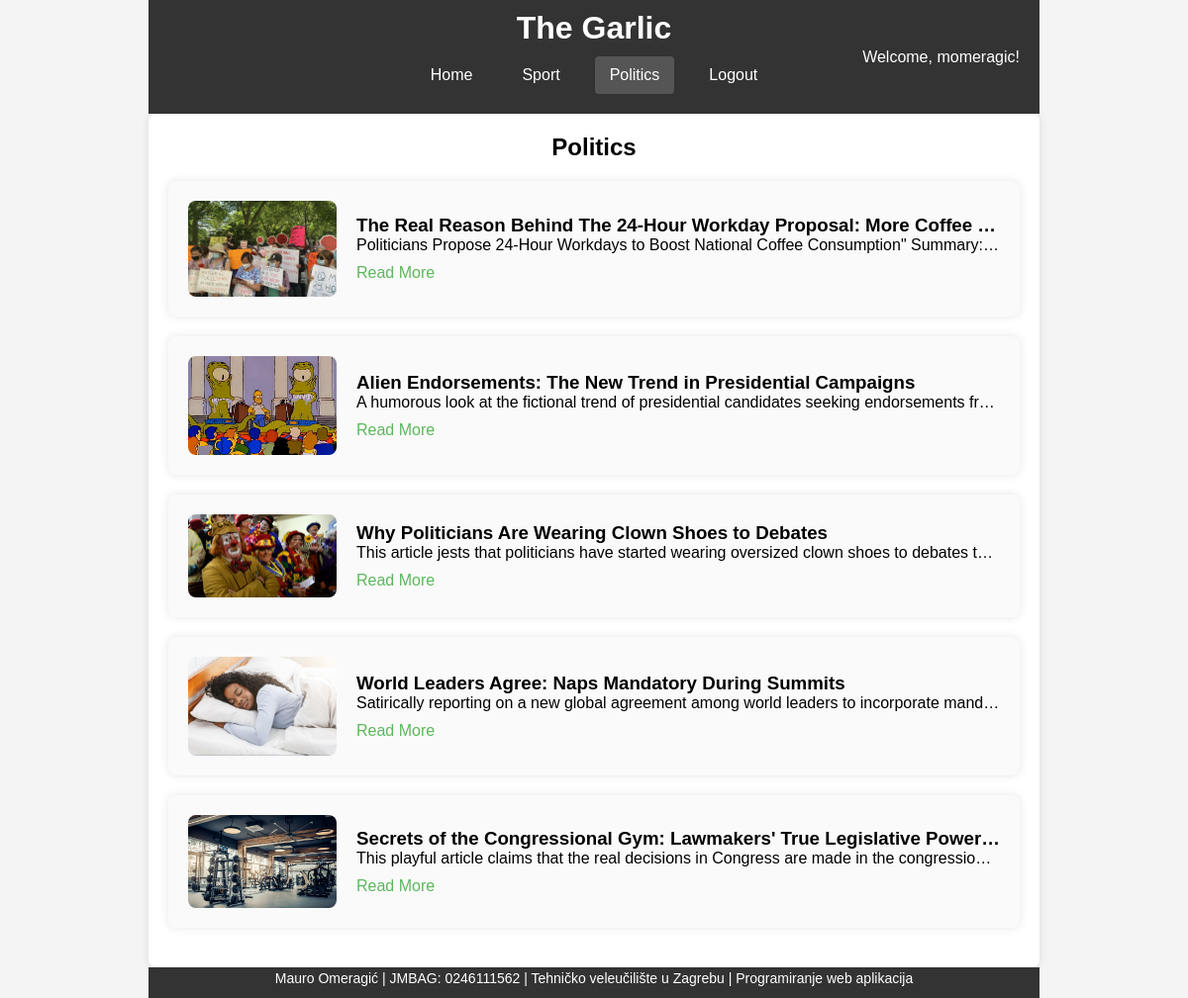
The app's page /politics.php (signed in) with its own data.
### tables this page shows
CREATE TABLE `news` (
  `id` int(11) NOT NULL,
  `title` varchar(255) NOT NULL,
  `summary` varchar(255) NOT NULL,
  `image` varchar(255) NOT NULL,
  `category` varchar(50) NOT NULL,
  `content` text NOT NULL
);

### php/fetch_news.php (called while the page is built)
<?php
require 'config.php';
function fetch_news($category = null) {
    global $conn;
    $sql = "SELECT id, title, summary, image FROM news";
    if ($category) {
        $sql .= " WHERE category = ?";
    }
    $stmt = $conn->prepare($sql);
    if ($category) {
        $stmt->bind_param("s", $category);
    }
    $stmt->execute();
    $result = $stmt->get_result();
    $news = [];
    while ($row = $result->fetch_assoc()) {
        $news[] = $row;
    }
    return $news;
}
?>

### politics.php (the view, shortened to what this page needs)
<?php
require __DIR__ . '/php/fetch_news.php';
$news = fetch_news('politics');
?>
<!DOCTYPE html>
<html lang="en">
<head>
    <link rel="stylesheet" href="css/style.css">
</head>
<body>
    <div class="wrapper">
        <header>
            <h1>The Garlic</h1>
            <?php if (isset($_SESSION['username'])): ?>
                <div class="welcome-text">Welcome, <?php echo htmlspecialchars($_SESSION['username']); ?>!</div>
            <?php endif; ?>
            <nav>
                <ul>
                    <li><a id="homeLink" href="index.php">Home</a></li>
                    <li><a id="sportLink" href="sport.php">Sport</a></li>
                    <li><a id="politicsLink" href="politics.php">Politics</a></li>
                    <?php if (isset($_SESSION['username'])): ?>
                        <li><a id="logoutLink" href="logout.php">Logout</a></li>
                    <?php else: ?>
                        <li><a id="adminLink" href="administration.php?action=login">Administration</a></li>
                    <?php endif; ?>
                </ul>
            </nav>
        </header>
        <main>
            <h2 id="news-header">Politics</h2>
            <section id="news">
                <?php foreach ($news as $article): ?>
                    <article class="news-item">
                        <img src="images/<?php echo htmlspecialchars($article['image']); ?>" alt="<?php echo htmlspecialchars($article['title']); ?>" class="news-image">
                        <div class="news-content">
                            <h3><?php echo htmlspecialchars($article['title']); ?></h3>
                            <p><?php echo htmlspecialchars($article['summary']); ?></p>
                            <a href="article.php?id=<?php echo htmlspecialchars($article['id']); ?>">Read More</a>
                        </div>
                    </article>
                <?php endforeach; ?>
            </section>
        </main>
        <footer>
            <p>Mauro Omeragić | JMBAG: 0246111562 | Tehničko veleučilište u Zagrebu | Programiranje web aplikacija</p>
        </footer>
    </div>
</body>
</html>

### css/style.css (style rules this page uses)
* { margin: 0; padding: 0; box-sizing: border-box; }
html, body { height: 100%; font-family: Arial, sans-serif; }
body { margin: 0; padding: 0; background-color: #f4f4f4; display: flex; justify-content: center; }
.wrapper { display: flex; flex-direction: column; min-height: 100vh; width: 75%; }
header { position: relative; background-color: #333; color: #fff; padding: 10px 0; text-align: center; width: 100%; }
header h1 { margin: 0; }
.welcome-text { position: absolute; top: 50%; right: 20px; transform: translateY(-50%); color: #fff; font-size: 16px; }
nav ul { list-style-type: none; padding: 0; margin: 10px 0; display: flex; justify-content: center; }
nav ul li { margin: 0 10px; }
nav ul li a { color: #fff; text-decoration: none; padding: 10px 15px; display: block; }
nav ul li a:hover, nav ul li a.active { background-color: #555; border-radius: 4px; }
main { flex: 1; padding: 20px; background-color: #fff; box-shadow: 0 0 10px rgba(0,0,0,0.1); border-radius: 8px; width: 100%; }
#news-header { text-align: center; margin-bottom: 20px; }
footer { background-color: #333; color: #fff; text-align: center; padding: 3px 0 12px; margin-top: auto; width: 100%; font-size: 14px; }
.news-item { display: flex; align-items: center; background-color: #fafafa; padding: 20px; margin-bottom: 20px; border-radius: 8px; box-shadow: 0 0 10px rgba(0,0,0,0.1); width: 100%; }
.news-image { width: 150px; height: auto; margin-right: 20px; border-radius: 8px; }
.news-content { flex: 1; overflow: hidden; }
.news-content h3 { margin-top: 0; white-space: nowrap; overflow: hidden; text-overflow: ellipsis; }
.news-content p { margin-bottom: 10px; white-space: nowrap; overflow: hidden; text-overflow: ellipsis; }
.news-content a { color: #5cb85c; text-decoration: none; }
article { background-color: #fafafa; padding: 20px; margin-bottom: 20px; border-radius: 8px; box-shadow: 0 0 10px rgba(0,0,0,0.1); }
article h3 { margin-top: 0; }
article p { margin-bottom: 10px; }
article a { color: #5cb85c; text-decoration: none; }

### records on screen
news: image (picture), title "The Real Reason Behind The 24-Hour Workday Proposal: More Coffee…", summary "Politicians Propose 24-Hour Workdays to Boost National Coffee Consumption\" Summary:…"
news: image (picture), title "Alien Endorsements: The New Trend in Presidential Campaigns", summary "A humorous look at the fictional trend of presidential candidates seeking endorsements fr…"
news: image (picture), title "Why Politicians Are Wearing Clown Shoes to Debates", summary "This article jests that politicians have started wearing oversized clown shoes to debates t…"
news: image (picture), title "World Leaders Agree: Naps Mandatory During Summits", summary "Satirically reporting on a new global agreement among world leaders to incorporate mand…"
news: image (picture), title "Secrets of the Congressional Gym: Lawmakers' True Legislative Power…", summary "This playful article claims that the real decisions in Congress are made in the congressio…"

### other values on screen
$_SESSION['username'] "momeragic"
